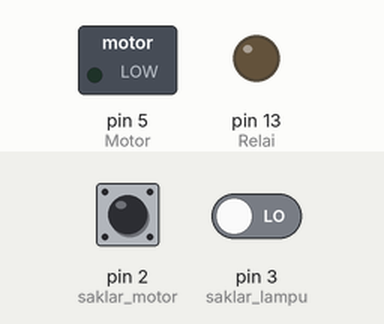
Bench run of a sketch on a simulated Arduino Uno, built with avr-gcc and run on an emulated ATmega328P. Shown: switched loads named in the sketch (green lamp = pin HIGH), output pins drawn as LEDs (lit = HIGH). The test bench sets the inputs (shaded band); at power-on: pin 2 (saklar_motor) LOW, pin 3 (saklar_lampu) LOW.

Above: at 1.2 s.
1.3 s: pin 2 (saklar_motor) driven HIGH
At 2.4 s:
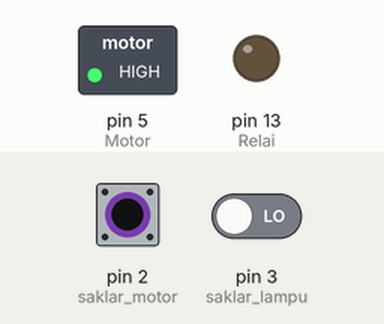
2.8 s: pin 3 (saklar_lampu) driven HIGH
At 3.6 s:
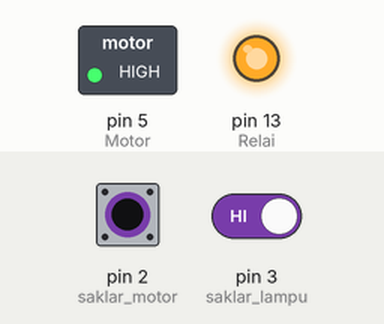
4.3 s: pin 2 (saklar_motor) pulsed LOW 5 times (0.12 s each, 0.3 s apart)
At 6.4 s:
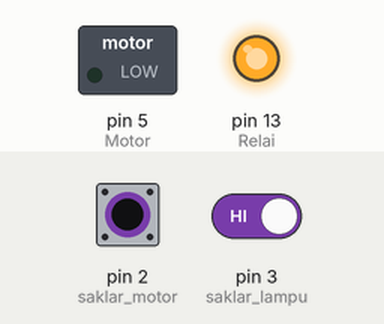
Timing chart, 0 to 7.9 s (numbered marks = the images above; inputs shaded):
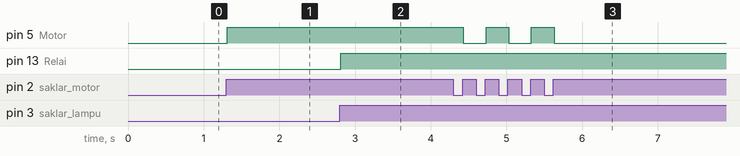

Measured:
- after the input at 1.3 s, pin 5 (Motor): LOW → HIGH at once
- after the input at 2.8 s, pin 13 (Relai): LOW → HIGH at once
- after the input at 4.3 s, pin 5 (Motor): alternates HIGH for 0.30 s and LOW for 0.30 s, 5 changes in all, then stays LOW, starting after 0.13 s

The sketch:

Kode_Program_Relay_dan_Transistor.ino
```cpp
//Proyek #41: Relai dan Transistor
int Relai = 13;//pin untuk relai
int Motor = 5; //pin untuk transistor motor
int saklar_lampu = 3;//input pin saklar tekan kontrol lampu
int saklar_motor = 2;//input pin saklar tekan motor dc
int val_1 = 0;//variabel keadaan awal saklar lampu
int val_2 = 0;//variabel keadaan awal saklar motor dc
int old_val_1 = 0;//var.keadaan saklar lampu sebelumnya
int old_val_2 = 0; //var.keadaan saklar motor sebelumnya
int state_relai = 0;
int state_motor = 0;

void setup() {
  // put your setup code here, to run once:
pinMode(Relai, OUTPUT);//relai dan motor sbg output
pinMode(Motor, OUTPUT);
pinMode(saklar_lampu, INPUT);//saklar sebagai input
pinMode(saklar_motor, INPUT);
}

void loop() {
  // put your main code here, to run repeatedly:
relai();//panggil fungsi blok relai
motor();//panggil fungsi blok motor
}
//buat fungsi blok untuk instruksi relai
void relai(){
val_1 = digitalRead(saklar_lampu);//cek input saklar lampu
//cek jika terjadi transisi
if ((val_1 == HIGH) && (old_val_1 == LOW)){
 state_relai = 1 - state_relai;
 delay(10);//delay untuk debounce saklar
}
old_val_1 = val_1; //nilai old_val_1 sekarang
if (state_relai == 1) {
 digitalWrite(Relai, HIGH);//On-kan relai
}
else {
 digitalWrite(Relai, LOW);//off-kan relai
}
}
//buat fungsi blok untuk instruksi motor
void motor(){
val_2 = digitalRead(saklar_motor);
//cek jika terjadi transisi
if ((val_2 == HIGH) && (old_val_2 == LOW)){
 state_motor = 1 - state_motor;
 delay(10);
}
old_val_2 = val_2;
if (state_motor == 1) {
 digitalWrite(Motor, HIGH);//motor dc on
 }
else {
 digitalWrite(Motor, LOW);//motor dc off
 }
}
```
